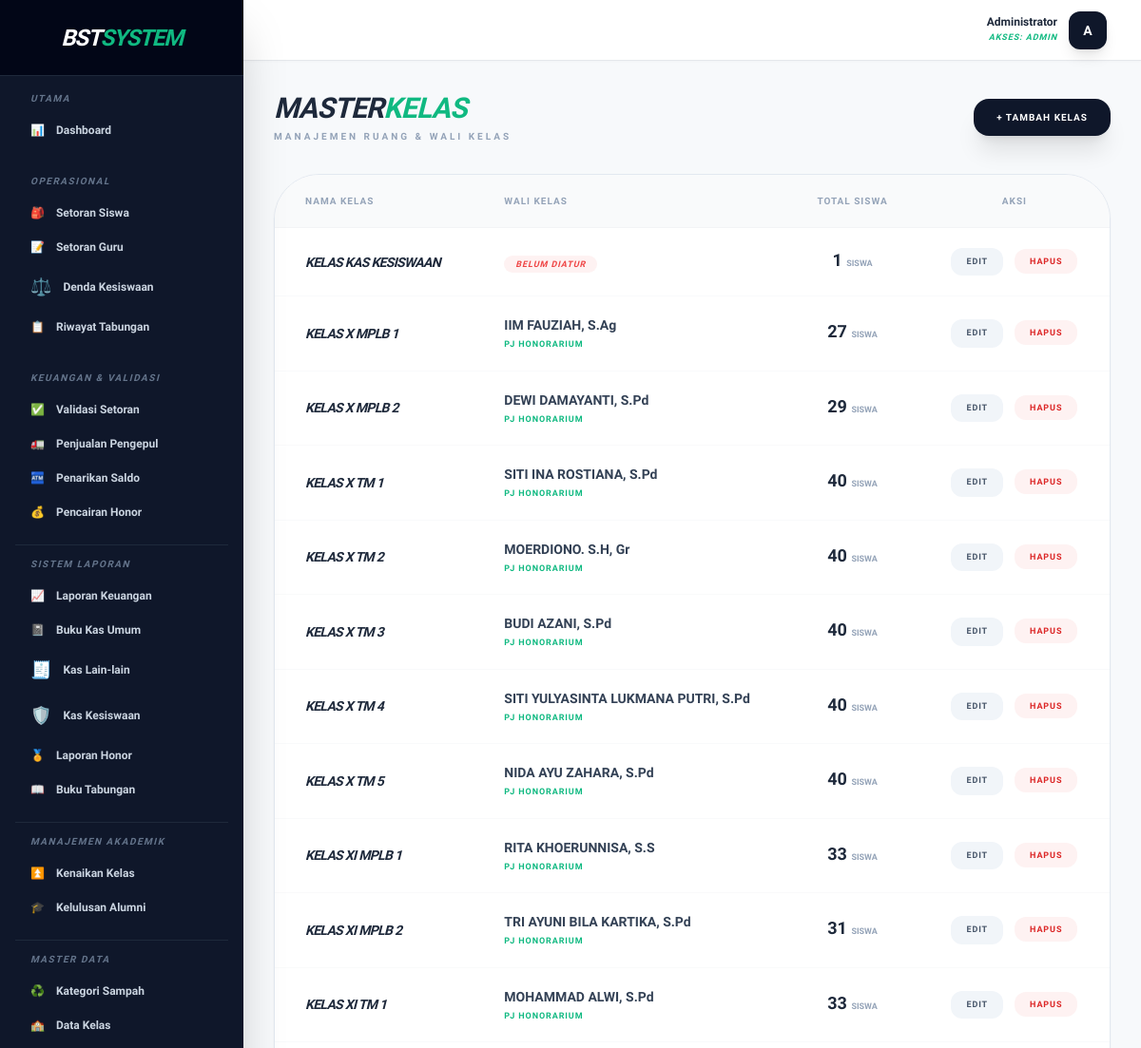
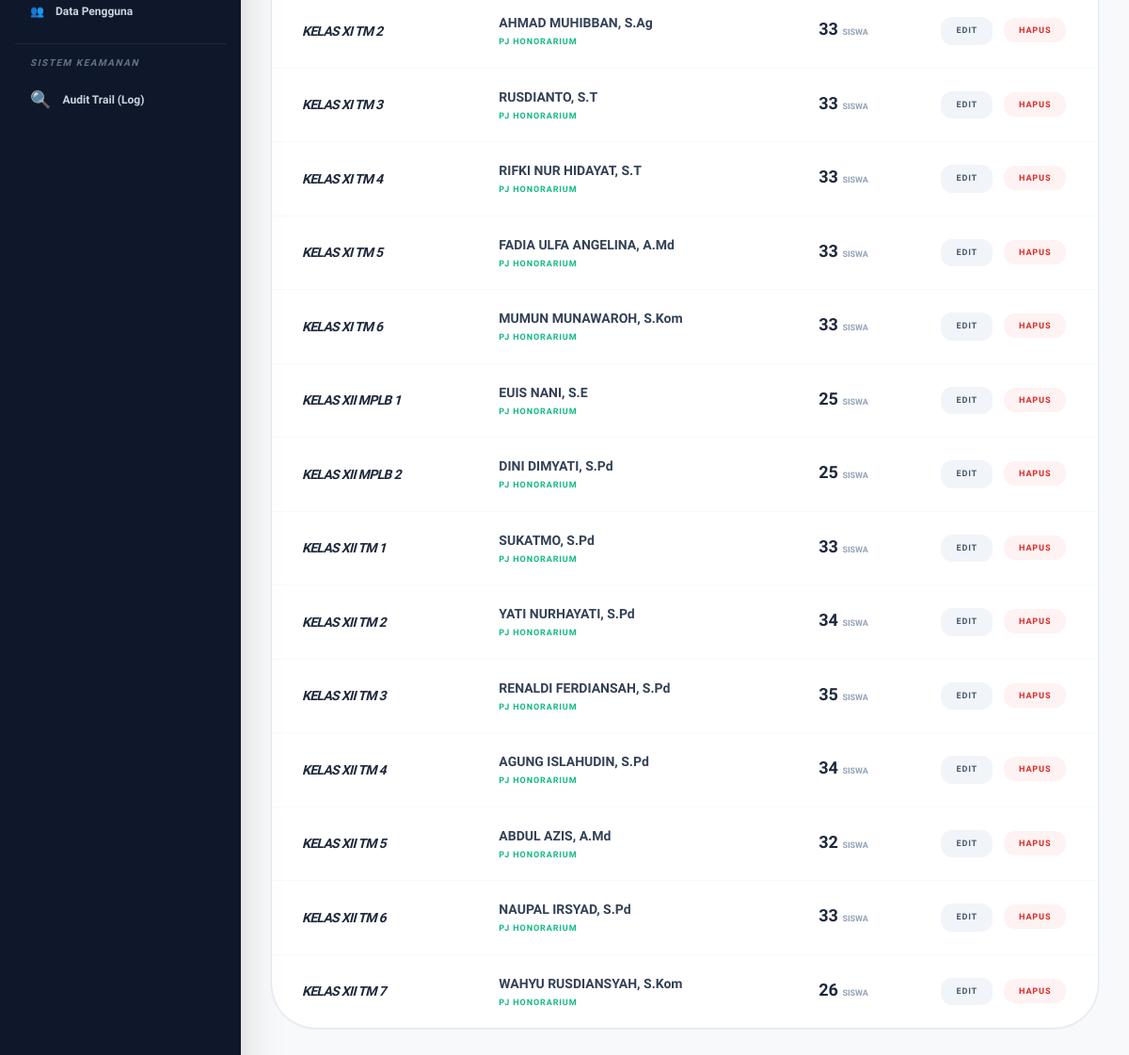
The app's page /public/kelas (signed in) with its own data (2 pictures, top to bottom).
### tables this page shows
CREATE TABLE `kelas` (
  `id` int(11) NOT NULL AUTO_INCREMENT,
  `nama_kelas` varchar(50) NOT NULL,
  `walikelas_id` int(11) DEFAULT NULL,
  PRIMARY KEY (`id`)
);

CREATE TABLE `users` (
  `id` int(11) NOT NULL AUTO_INCREMENT,
  `nama` varchar(100) NOT NULL,
  `username` varchar(50) NOT NULL,
  `password` varchar(255) NOT NULL,
  `role` enum('admin','guru','siswa','staff','alumni') NOT NULL,
  `kelas_id` int(11) DEFAULT NULL,
  `angkatan` varchar(10) DEFAULT NULL,
  `is_active` tinyint(1) NOT NULL DEFAULT 1,
  `deleted_at` timestamp NULL DEFAULT NULL,
  PRIMARY KEY (`id`)
);

### app/Controllers/KelasController.php (called while the page is built, shortened)
<?php
require_once __DIR__ . '/../Core/Database.php';
class KelasController {
    private $db;
    public function __construct() {
        $this->db = Database::getInstance()->getConnection();
    }
    public function index() {
        $sql = "SELECT k.*, u.nama as nama_walikelas,
                (SELECT COUNT(id) FROM users WHERE kelas_id = k.id AND role = 'siswa') as total_siswa
                FROM kelas k
                LEFT JOIN users u ON k.walikelas_id = u.id
                ORDER BY k.nama_kelas ASC";
        $kelas = $this->db->query($sql)->fetchAll();
        require_once __DIR__ . '/../../views/layouts/admin.php';
    }
}

### app/Core/Database.php (called while the page is built, shortened)
<?php
class Database {
    private static $instance = null;
    private $conn;
    private function __construct() {
        try {
            $dsn = "mysql:host=" . DB_HOST . ";dbname=" . DB_NAME . ";charset=utf8mb4";
            $options = [
                PDO::ATTR_ERRMODE => PDO::ERRMODE_EXCEPTION,
                PDO::ATTR_DEFAULT_FETCH_MODE => PDO::FETCH_ASSOC,
                PDO::ATTR_EMULATE_PREPARES => false,
            ];
            $this->conn = new PDO($dsn, DB_USER, DB_PASS, $options);
        } catch (PDOException $e) {
            die("Koneksi Database Gagal: " . $e->getMessage());
        }
    }
    public static function getInstance() {
        if (self::$instance === null) {
            self::$instance = new self();
        }
        return self::$instance;
    }
    public function getConnection() {
        return $this->conn;
    }
}

### views/admin/kelas/index.php (the view, shortened to what this page needs)
<div class="max-w-7xl mx-auto space-y-8 pb-10" x-data="{ showModal: false, isEdit: false, formData: { id: '', nama_kelas: '', walikelas_id: '' } }">
    <div class="flex flex-col md:flex-row md:items-center md:justify-between gap-4">
        <div>
            <h2 class="text-3xl font-black text-slate-800 italic uppercase tracking-tight">MASTER<span class="text-emerald-500">KELAS</span></h2>
            <p class="text-[10px] font-bold text-slate-400 uppercase tracking-[0.3em] mt-1">Manajemen Ruang & Wali Kelas</p>
        </div>
        <button @click="showModal = true; isEdit = false; formData = {id:'', nama_kelas:'', walikelas_id:''}" class="px-6 py-3 bg-slate-900 text-white text-[10px] font-black uppercase tracking-widest rounded-2xl shadow-xl hover:bg-black transition-all">
            + Tambah Kelas
        </button>
    </div>
    <div class="bg-white rounded-[3rem] border border-slate-200 shadow-sm overflow-hidden">
        <div class="overflow-x-auto">
            <table class="w-full text-left">
                <thead>
                    <tr class="bg-gray-50 border-b border-gray-100 text-[10px] uppercase text-slate-400 font-black tracking-widest">
                        <th class="px-8 py-5">Nama Kelas</th>
                        <th class="px-8 py-5">Wali Kelas</th>
                        <th class="px-8 py-5 text-center">Total Siswa</th>
                        <th class="px-8 py-5 text-center">Aksi</th>
                    </tr>
                </thead>
                <tbody class="divide-y divide-gray-50">
                    <?php if(empty($kelas)): ?>
                        <tr><td colspan="4" class="px-8 py-10 text-center text-slate-400 text-xs italic">Belum ada data kelas.</td></tr>
                    <?php else: ?>
                        <?php foreach($kelas as $k): ?>
                        <tr class="hover:bg-slate-50 transition-all">
                            <td class="px-8 py-5 font-black text-slate-800 text-sm uppercase italic tracking-tighter">
                                KELAS <?= htmlspecialchars($k['nama_kelas']) ?>
                            </td>
                            <td class="px-8 py-5">
                                <?php if(!empty($k['nama_walikelas'])): ?>
                                    <div class="font-bold text-slate-700 text-sm"><?= htmlspecialchars($k['nama_walikelas']) ?></div>
                                    <div class="text-[9px] font-black text-emerald-500 uppercase tracking-widest mt-1">PJ Honorarium</div>
                                <?php else: ?>
                                    <span class="px-3 py-1 bg-red-50 text-red-500 rounded-full text-[9px] font-black uppercase tracking-widest italic">Belum Diatur</span>
                                <?php endif; ?>
                            </td>
                            <td class="px-8 py-5 text-center">
                                <span class="text-lg font-black <?= ($k['total_siswa'] ?? 0) > 0 ? 'text-slate-800' : 'text-slate-300' ?>">
                                    <?= $k['total_siswa'] ?? 0 ?> <span class="text-[9px] uppercase text-slate-400">Siswa</span>
                                </span>
                            </td>
                            <td class="px-8 py-5 text-center space-x-2">
                                <button @click="showModal = true; isEdit = true; formData = { id: '<?= $k['id'] ?>', nama_kelas: '<?= addslashes($k['nama_kelas']) ?>', walikelas_id: '<?= $k['walikelas_id'] ?>' }" class="px-4 py-2 bg-slate-100 text-slate-600 hover:bg-slate-800 hover:text-white rounded-xl text-[9px] font-black uppercase tracking-widest transition-all">Edit</button>
                                <a href="<?= BASE_URL ?>/kelas/delete?id=<?= $k['id'] ?>" onclick="return confirm('Hapus kelas ini?')" class="px-4 py-2 bg-red-50 text-red-600 hover:bg-red-600 hover:text-white rounded-xl text-[9px] font-black uppercase tracking-widest transition-all">Hapus</a>
                            </td>
                        </tr>
                        <?php endforeach; ?>
                    <?php endif; ?>
                </tbody>
            </table>
        </div>
    </div>
</div>

### views/layouts/admin.php (style rules this page uses)
body { font-family: 'Plus Jakarta Sans', sans-serif; background-color: #f8fafc; }

### records on screen
kelas: nama_kelas "KAS KESISWAAN", shows "BELUM DIATUR", total_siswa "1"
users: kelas.nama_kelas "X MPLB 1", nama "IIM FAUZIAH, S.Ag", total_siswa "27"
users: kelas.nama_kelas "X MPLB 2", nama "DEWI DAMAYANTI, S.Pd", total_siswa "29"
users: kelas.nama_kelas "X TM 1", nama "SITI INA ROSTIANA, S.Pd", total_siswa "40"
users: kelas.nama_kelas "X TM 2", nama "MOERDIONO. S.H, Gr", total_siswa "40"
users: kelas.nama_kelas "X TM 3", nama "BUDI AZANI, S.Pd", total_siswa "40"
users: kelas.nama_kelas "X TM 4", nama "SITI YULYASINTA LUKMANA PUTRI, S.Pd", total_siswa "40"
users: kelas.nama_kelas "X TM 5", nama "NIDA AYU ZAHARA, S.Pd", total_siswa "40"
users: kelas.nama_kelas "XI MPLB 1", nama "RITA KHOERUNNISA, S.S", total_siswa "33"
users: kelas.nama_kelas "XI MPLB 2", nama "TRI AYUNI BILA KARTIKA, S.Pd", total_siswa "31"
users: kelas.nama_kelas "XI TM 1", nama "MOHAMMAD ALWI, S.Pd", total_siswa "33"
users: kelas.nama_kelas "XI TM 2", nama "AHMAD MUHIBBAN, S.Ag", total_siswa "33"
users: kelas.nama_kelas "XI TM 3", nama "RUSDIANTO, S.T", total_siswa "33"
users: kelas.nama_kelas "XI TM 4", nama "RIFKI NUR HIDAYAT, S.T", total_siswa "33"
users: kelas.nama_kelas "XI TM 5", nama "FADIA ULFA ANGELINA, A.Md", total_siswa "33"
users: kelas.nama_kelas "XI TM 6", nama "MUMUN MUNAWAROH, S.Kom", total_siswa "33"
users: kelas.nama_kelas "XII MPLB 1", nama "EUIS NANI, S.E", total_siswa "25"
users: kelas.nama_kelas "XII MPLB 2", nama "DINI DIMYATI, S.Pd", total_siswa "25"
users: kelas.nama_kelas "XII TM 1", nama "SUKATMO, S.Pd", total_siswa "33"
users: kelas.nama_kelas "XII TM 2", nama "YATI NURHAYATI, S.Pd", total_siswa "34"
users: kelas.nama_kelas "XII TM 3", nama "RENALDI FERDIANSAH, S.Pd", total_siswa "35"
users: kelas.nama_kelas "XII TM 4", nama "AGUNG ISLAHUDIN, S.Pd", total_siswa "34"
users: kelas.nama_kelas "XII TM 5", nama "ABDUL AZIS, A.Md", total_siswa "32"
users: kelas.nama_kelas "XII TM 6", nama "NAUPAL IRSYAD, S.Pd", total_siswa "33"
users: kelas.nama_kelas "XII TM 7", nama "WAHYU RUSDIANSYAH, S.Kom", total_siswa "26"

### other values on screen
$_SESSION['nama'] "Administrator"
$_SESSION['role'] "ADMIN"
substr($_SESSION['nama'], 0, 1) "A"
